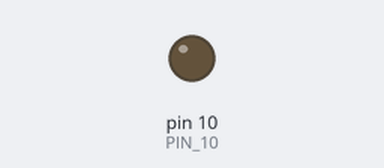
A sketch run on a simulated Arduino Uno, built with avr-gcc and run on an emulated ATmega328P. Parts: output pins drawn as LEDs (lit = HIGH).

Above: at 0.6 s.
Timing chart, 0 to 6.1 s (numbered marks = the images above):
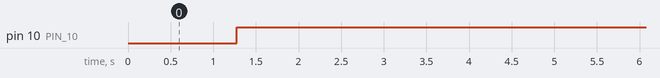

The sketch:

intensitas.ino
```cpp
const int PIN_10 = 10;

void setup() {
  // put your setup code here, to run once:
  pinMode(PIN_10, OUTPUT);
  analogWrite(PIN_10,0);
}

void loop() {
  // put your main code here, to run repeatedly:
  for(int i=0;i<256;i++) {
      analogWrite(PIN_10,i);
      delay(5);
  }
  delay(2000);
  for(int i=256;i<=1;i--) {
      analogWrite(PIN_10,i);
      delay(5);
  }
  delay(2000);
}
```

Measured:
- by itself, pin 10 (PIN_10): LOW → HIGH at 1.3 s
- by itself, everything shown: repeats every 5.3 s, in 6 steps
